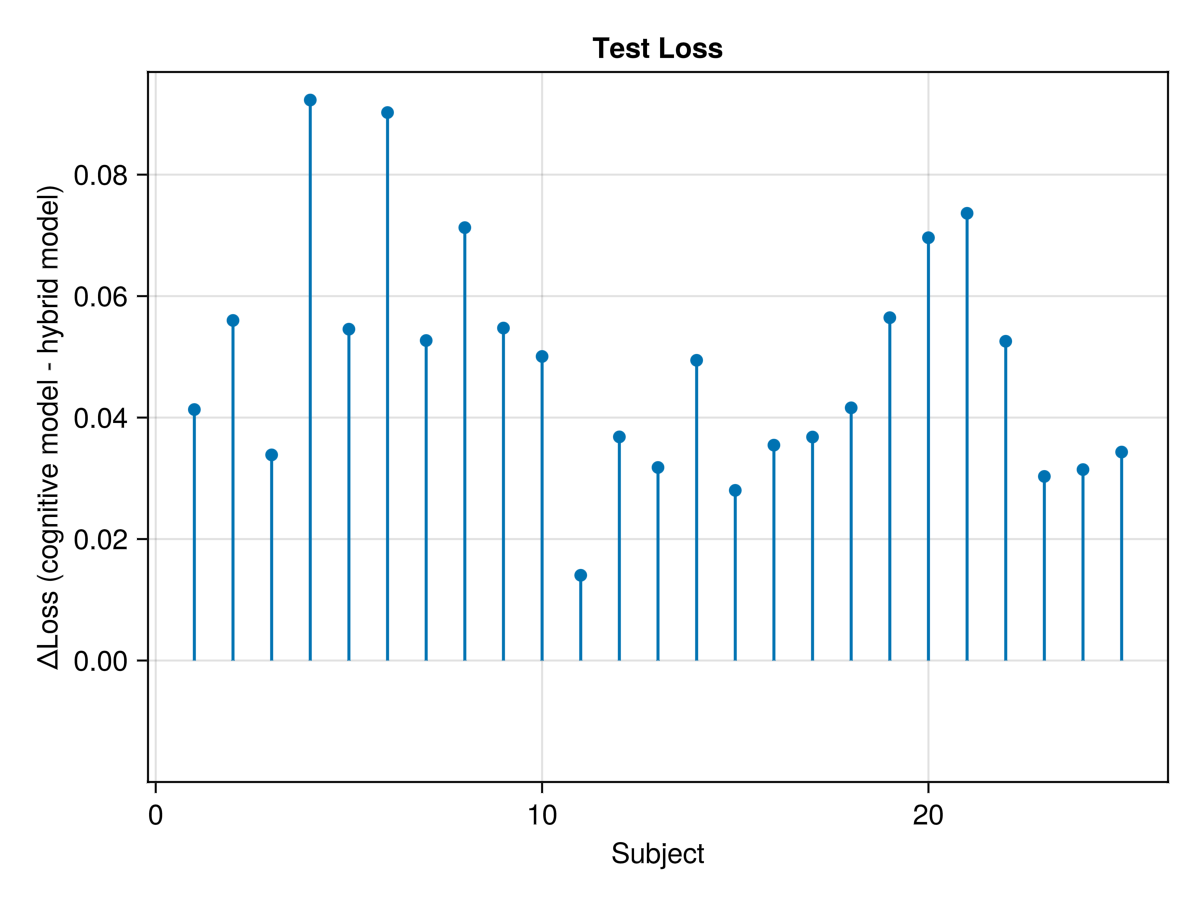

Write the Julia code that produced this figure.
using JSON, GLMakie, DataFrames;
path2root = dirname(Base.active_project());
path2output = joinpath(path2root, "scr", "Modelling", "analysis", "output");

# read the json file
function readinfo(subject::Int, modelfolder::String, var::String=nothing)
    path2subject = joinpath(path2output, string(subject));
    path2json = joinpath(path2subject, modelfolder, "info.json");
    if isnothing(var)
        JSON.parsefile(path2json);
    else
        JSON.parsefile(path2json)[var];
    end
end;

subject = 1;


df = DataFrame((; subject=1:25)) |> 
df -> transform(df, 
    :subject => ByRow(x -> readinfo(x, "cognitivemodel", "test_loss")) => :cognitivemodel,
    :subject => ByRow(x -> readinfo(x, "hybridmodel", "test_loss")) => :hybridmodel
) 


fig = Figure();
ax = Axis(fig[1,1], title="Test Loss", xlabel="Subject", ylabel="ΔLoss (cognitive model - hybrid model)", limits=((nothing, nothing), (-0.02, nothing)));
δl = df.cognitivemodel .- df.hybridmodel;
scatter!(ax, 1:25, δl);
[lines!(ax, [i, i], [0, δl[i]], color=Makie.wong_colors()[1]) for i in 1:25]
fig
save(joinpath(@__DIR__, "compare-UCB-NN.png"), fig, px_per_unit=2)